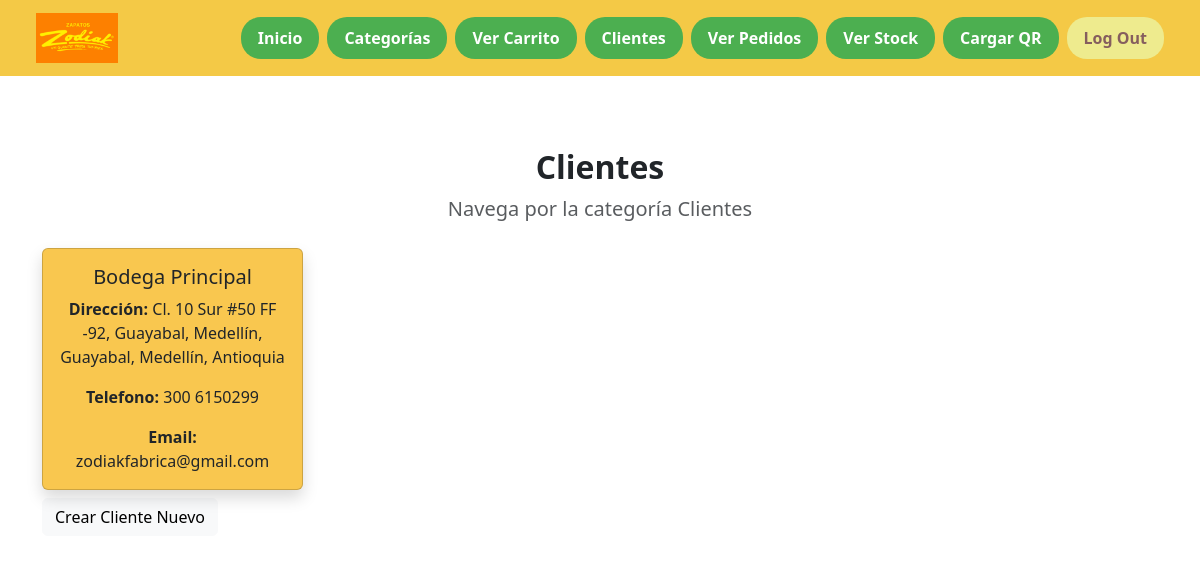
The page /ver_clientes/ (signed in) on the database as committed earlier.
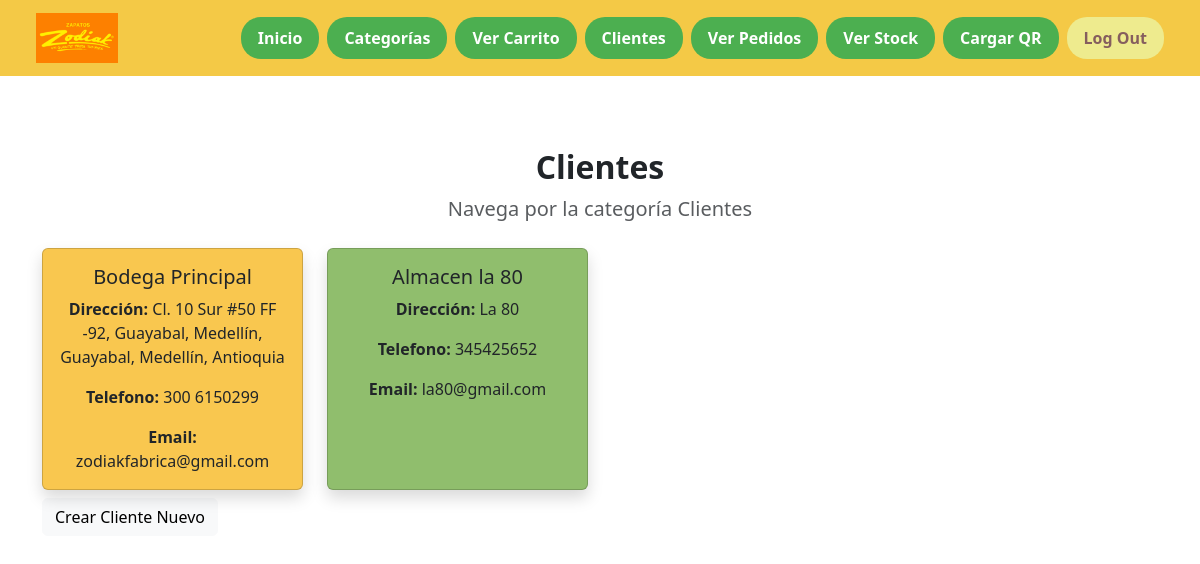
The same page on the database as committed later.
### app1/models.py (models this page shows)
class Cliente(models.Model):
    nombre = models.CharField(max_length=100, unique=True)
    direccion = models.CharField(max_length=200)
    telefono = models.CharField(max_length=15)
    correo = models.EmailField()

### app1/views.py (the view)
# urls.py: path('ver_clientes/', views.ver_clientes, name='ver_clientes'),
@login_required
def ver_clientes(request):
    clientes = Cliente.objects.all()
    return render(request, 'ver_clientes.html', {'clientes': clientes})

### app1/templates/ver_clientes.html
{% extends "base.html" %}
{% load static %}
{% block content %}
<div class="container mt-5">
    <div class="text-center mb-4">
        <h2 class="fw-bold">Clientes</h2>
        <p class="fs-5 text-muted">Navega por la categoría Clientes</p>
    </div>
    <div class="row row-cols-1 row-cols-sm-2 row-cols-md-3 row-cols-lg-4 g-4">
        {% for c in clientes %}
        <div class="col">
            <div class="card h-100 shadow" style="background-color: {% cycle '#f9c74f' '#90be6d' '#f9844a' %};">
                <div class="card-body text-center">
                    <h5 class="card-title">{{ c.nombre }}</h5>
                    <p class="card-text"><b>Dirección:</b> {{ c.direccion }}</p>
                    <p class="card-text"><b>Telefono:</b> {{ c.telefono }}</p>
                    <p class="card-text"><b>Email:</b> {{ c.correo }}</p>
                </div>
            </div>
        </div>
        {% endfor %}
    </div>
    <a href="{% url 'crear_clientes' %}" class="btn btn-light mt-2">Crear Cliente Nuevo</a>
</div>
{% endblock %}

Rows that differ between the two databases and show on the page:
added Cliente: nombre "Almacen la 80", direccion "La 80", telefono "345425652", correo "la80@gmail.com"
